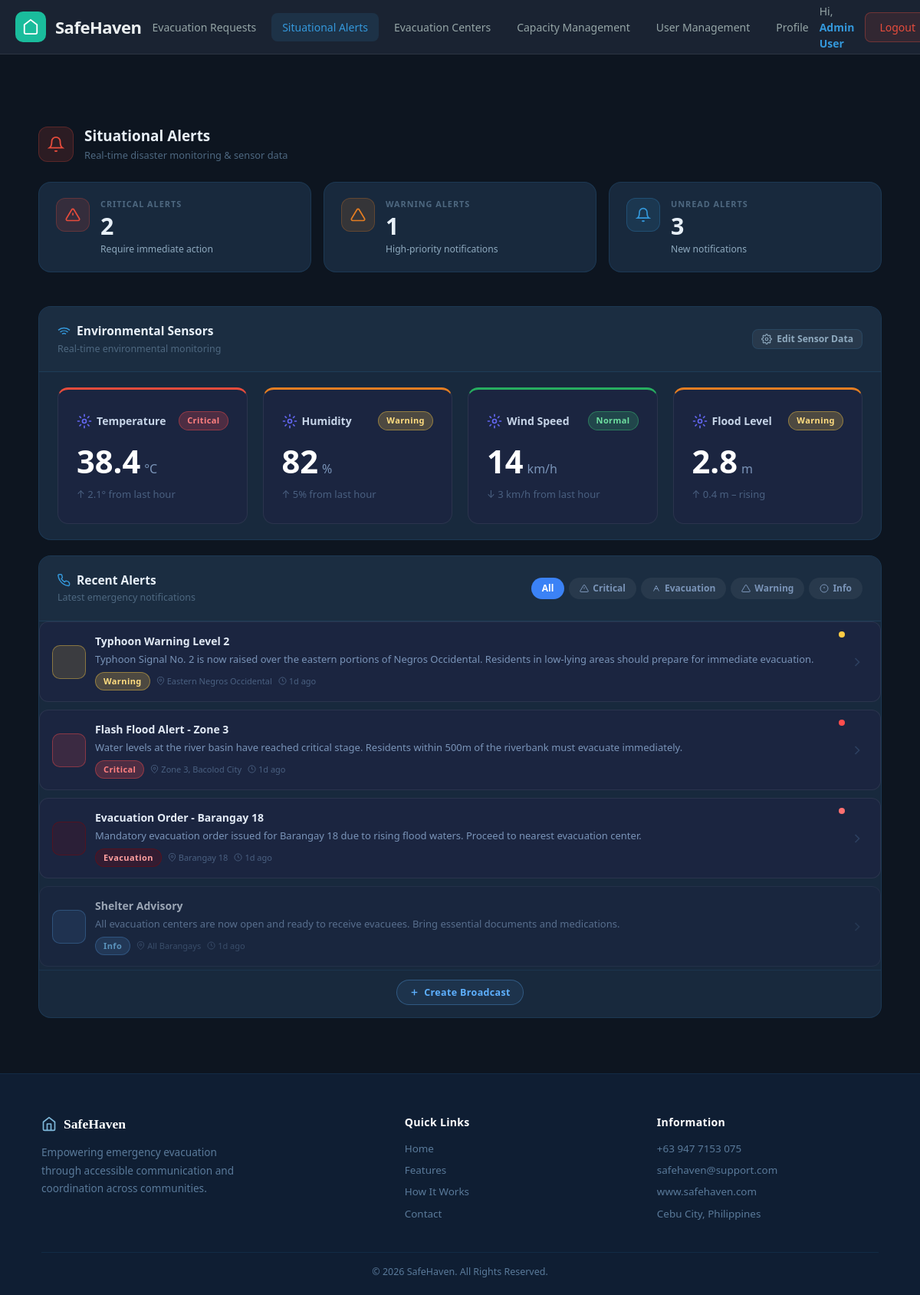
/index.php?page=alerts (signed in), run on the app's committed database.
### tables this page shows
CREATE TABLE IF NOT EXISTS `sensor_readings` (
  `id`          int(11)      NOT NULL AUTO_INCREMENT,
  `sensor_key`  varchar(64)  NOT NULL,
  `label`       varchar(128) NOT NULL,
  `value`       varchar(64)  NOT NULL DEFAULT '0',
  `unit`        varchar(32)  NOT NULL DEFAULT '',
  `trend`       varchar(255) NOT NULL DEFAULT '',
  `status`      enum('ok','warn','critical') NOT NULL DEFAULT 'ok',
  `icon`        varchar(16)  NOT NULL DEFAULT '📡',
  `updated_by`  int(11)      DEFAULT NULL,
  `updated_at`  timestamp    NOT NULL DEFAULT current_timestamp() ON UPDATE current_timestamp(),
  PRIMARY KEY (`id`),
  UNIQUE KEY `uq_sensor_key` (`sensor_key`)
);

CREATE TABLE IF NOT EXISTS `alerts` (
  `id` int(11) NOT NULL AUTO_INCREMENT,
  `title` varchar(255) NOT NULL,
  `message` text NOT NULL,
  `severity` enum('critical','evacuation','warning','info') NOT NULL DEFAULT 'info',
  `location` varchar(255) DEFAULT NULL,
  `created_by` int(11) DEFAULT NULL,
  `is_read` tinyint(1) DEFAULT 0,
  `created_at` timestamp NULL DEFAULT current_timestamp(),
  `updated_at` timestamp NULL DEFAULT current_timestamp() ON UPDATE current_timestamp(),
  PRIMARY KEY (`id`),
  KEY `idx_severity` (`severity`),
  KEY `idx_created_at` (`created_at`),
  KEY `fk_alert_creator` (`created_by`),
  CONSTRAINT `al_fk_creator` FOREIGN KEY (`created_by`) REFERENCES `users` (`id`) ON DELETE SET NULL
);

### views/pages/alerts.php (the view, shortened to what the rows shown need)
<?php
$severityConfig = [
    'critical'   => ['label'=>'Critical',   'color'=>'#ff4d4d','bg'=>'rgba(255,77,77,0.14)',  'border'=>'rgba(255,77,77,0.4)',  'iconType'=>'critical',   'badge'=>'badge-red'],
    'evacuation' => ['label'=>'Evacuation', 'color'=>'#ff7070','bg'=>'rgba(139,0,0,0.14)',    'border'=>'rgba(139,0,0,0.4)',    'iconType'=>'evacuation', 'badge'=>'badge-dark-red'],
    'warning'    => ['label'=>'Warning',    'color'=>'#ffcc44','bg'=>'rgba(255,204,68,0.14)', 'border'=>'rgba(255,204,68,0.4)', 'iconType'=>'warning',    'badge'=>'badge-orange'],
    'info'       => ['label'=>'Info',       'color'=>'#5eb0ff','bg'=>'rgba(94,176,255,0.14)', 'border'=>'rgba(94,176,255,0.4)', 'iconType'=>'info',       'badge'=>'badge-blue'],
];
function alertSvgIcon(string $type, string $color='currentColor', int $size=20): string {
    $svgs = [
        'critical'   => '<path d="M10.29 3.86L1.82 18a2 2 0 0 0 1.71 3h16.94a2 2 0 0 0 1.71-3L13.71 3.86a2 2 0 0 0-3.42 0z"/><line x1="12" y1="9" x2="12" y2="13"/><line x1="12" y1="17" x2="12.01" y2="17"/>',
        'evacuation' => '<path d="M13 4a1 1 0 1 1-2 0 1 1 0 0 1 2 0"/><path d="M10 9l-2 5h8l-2-5"/><path d="M9 19v-5"/><path d="M15 19v-5"/>',
        'warning'    => '<path d="M10.29 3.86L1.82 18a2 2 0 0 0 1.71 3h16.94a2 2 0 0 0 1.71-3L13.71 3.86a2 2 0 0 0-3.42 0z"/><line x1="12" y1="9" x2="12" y2="13"/><line x1="12" y1="17" x2="12.01" y2="17"/>',
        'info'       => '<circle cx="12" cy="12" r="10"/><line x1="12" y1="8" x2="12" y2="12"/><line x1="12" y1="16" x2="12.01" y2="16"/>',
    ];
    $d = $svgs[$type] ?? $svgs['info'];
    return "<svg viewBox=\"0 0 24 24\" fill=\"none\" stroke=\"{$color}\" stroke-width=\"2\" width=\"{$size}\" height=\"{$size}\">{$d}</svg>";
}
function sensorSvgIcon(string $key): string {
    $icons = [
        'temperature' => '<path d="M14 14.76V3.5a2.5 2.5 0 0 0-5 0v11.26a4.5 4.5 0 1 0 5 0z"/>',
        'humidity'    => '<path d="M12 2.69l5.66 5.66a8 8 0 1 1-11.31 0z"/>',
        'wind_speed'  => '<path d="M9.59 4.59A2 2 0 1 1 11 8H2m10.59 11.41A2 2 0 1 0 14 16H2m15.73-8.27A2.5 2.5 0 1 1 19.5 12H2"/>',
        'flood_level' => '<path d="M2 12h20"/><path d="M2 8c1.5 2 3 2 4.5 0S9.5 6 11 8s3 2 4.5 0 3-2 4.5 0"/><path d="M2 16c1.5 2 3 2 4.5 0S9.5 14 11 16s3 2 4.5 0 3-2 4.5 0"/>',
    ];
    $d = $icons[$key] ?? '<circle cx="12" cy="12" r="3"/><path d="M12 1v4m0 14v4M4.22 4.22l2.83 2.83m9.9 9.9 2.83 2.83M1 12h4m14 0h4M4.22 19.78l2.83-2.83m9.9-9.9 2.83-2.83"/>';
    return "<svg viewBox=\"0 0 24 24\" fill=\"none\" stroke=\"currentColor\" stroke-width=\"2\" width=\"20\" height=\"20\">{$d}</svg>";
}
if (!function_exists('alertTimeAgo')) {
    function alertTimeAgo(string $dt): string {
        $d = time() - strtotime($dt);
        return floor($d/86400).'d ago';
    }
}
function sBadgeCls(string $s): string { return ['critical'=>'badge-red','warn'=>'badge-orange','ok'=>'badge-green'][$s] ?? 'badge-green'; }
function sBadgeLbl(string $s): string { return ['critical'=>'Critical','warn'=>'Warning','ok'=>'Normal'][$s] ?? 'Normal'; }
function sCardCls (string $s): string { return ['critical'=>'status-critical','warn'=>'status-warn','ok'=>'status-ok'][$s] ?? 'status-ok'; }
$defaultSensors = [
    'temperature' => ['label'=>'Temperature','value'=>'—','unit'=>'°C',  'trend'=>'','status'=>'ok','sensor_key'=>'temperature'],
    'humidity'    => ['label'=>'Humidity',   'value'=>'—','unit'=>'%',   'trend'=>'','status'=>'ok','sensor_key'=>'humidity'],
    'wind_speed'  => ['label'=>'Wind Speed', 'value'=>'—','unit'=>'km/h','trend'=>'','status'=>'ok','sensor_key'=>'wind_speed'],
    'flood_level' => ['label'=>'Flood Level','value'=>'—','unit'=>'m',   'trend'=>'','status'=>'ok','sensor_key'=>'flood_level'],
];
$sensors = [];
foreach ($defaultSensors as $k => $def) {
    $sensors[$k] = !empty($sensorData[$k]) ? $sensorData[$k] : $def;
    $sensors[$k]['sensor_key'] = $k;
}
?>
<div class="sh-page">
<main class="sh-main">
<div class="sh-container">
<div class="sh-page-head">
    <div class="sh-page-head-left">
        <div>
            <h2>Situational Alerts</h2>
        </div>
    </div>
</div>
<div class="sh-card">
    <div class="sensor-grid" id="sensorGrid">
        <?php foreach ($sensors as $key => $s): ?>
        <div class="sensor-card <?= sCardCls($s['status'] ?? 'ok') ?>" data-key="<?= htmlspecialchars($key) ?>">
            <div class="sc-head">
                <span class="sc-title sc-title-icon">
                    <?= sensorSvgIcon($key) ?>
                    <?= htmlspecialchars($s['label'] ?? $key) ?>
                </span>
                <span class="badge <?= sBadgeCls($s['status'] ?? 'ok') ?>"><?= sBadgeLbl($s['status'] ?? 'ok') ?></span>
            </div>
            <div class="sc-val"><?= htmlspecialchars($s['value'] ?? '—') ?><span class="sc-unit"><?= htmlspecialchars($s['unit'] ?? '') ?></span></div>
            <div class="sc-trend"><?= htmlspecialchars($s['trend'] ?? '') ?></div>
        </div>
        <?php endforeach; ?>
    </div>
</div>
<div class="sh-card">
    <div class="a-list">
        <?php foreach ($alerts as $alert):
            $cfg    = $severityConfig[$alert['severity']] ?? $severityConfig['info'];
            $isRead = (bool)$alert['is_read'];
        ?>
        <div class="a-item <?= $isRead?'a-read':'a-unread' ?>"
             data-id="<?= (int)$alert['id'] ?>"
             data-title="<?= htmlspecialchars($alert['title']) ?>"
             data-message="<?= htmlspecialchars($alert['message']) ?>"
             data-location="<?= htmlspecialchars($alert['location']??'') ?>"
             data-severity="<?= htmlspecialchars($alert['severity']) ?>"
             data-created="<?= htmlspecialchars($alert['created_at']) ?>"
             onclick="viewAlert(<?= (int)$alert['id'] ?>)">
            <?php if (!$isRead): ?><div class="a-dot" style="background:<?= $cfg['color'] ?>"></div><?php endif; ?>
            <div class="a-icon" style="background:<?= $cfg['bg'] ?>;border:1px solid <?= $cfg['border'] ?>;">
                <?= alertSvgIcon($cfg['iconType'], $cfg['color'], 22) ?>
            </div>
            <div class="a-body">
                <h4><?= htmlspecialchars($alert['title']) ?></h4>
                <p><?= htmlspecialchars($alert['message']) ?></p>
                <div class="a-meta">
                    <span class="badge <?= $cfg['badge'] ?>"><?= $cfg['label'] ?></span>
                    <?php if (!empty($alert['location'])): ?>
                    <span class="a-meta-txt">
                        <svg viewBox="0 0 24 24" fill="none" stroke="currentColor" stroke-width="2" width="11" height="11"><path d="M21 10c0 7-9 13-9 13s-9-6-9-13a9 9 0 0 1 18 0z"/><circle cx="12" cy="10" r="3"/></svg>
                        <?= htmlspecialchars($alert['location']) ?>
                    </span>
                    <?php endif; ?>
                    <span class="a-meta-txt">
                        <svg viewBox="0 0 24 24" fill="none" stroke="currentColor" stroke-width="2" width="11" height="11"><circle cx="12" cy="12" r="10"/><polyline points="12 6 12 12 16 14"/></svg>
                        <?= alertTimeAgo($alert['created_at']) ?>
                    </span>
                </div>
            </div>
            <button type="button" class="a-view-btn" onclick="event.stopPropagation(); viewAlert(<?= (int)$alert['id'] ?>);">
                <svg viewBox="0 0 24 24" fill="none" stroke="currentColor" stroke-width="2" width="20" height="20"><polyline points="9 18 15 12 9 6"/></svg>
            </button>
        </div>
        <?php endforeach; ?>
    </div>
</div>
</div></main></div>

### data on the page
sensor_readings: label "Temperature", status "Critical", value "38.4", unit "°C", trend "↑ 2.1° from last hour"
sensor_readings: label "Humidity", status "Warning", value "82", unit "%", trend "↑ 5% from last hour"
sensor_readings: label "Wind Speed", status "Normal", value "14", unit "km/h", trend "↓ 3 km/h from last hour"
sensor_readings: label "Flood Level", status "Warning", value "2.8", unit "m", trend "↑ 0.4 m – rising"
alerts: $size 22 (drawn), title "Typhoon Warning Level 2", message "Typhoon Signal No. 2 is now raised over the eastern portions of Negros Occidental. Residents in low-lying areas should prepare for immediate evacuation.", severity "Warning", location "Eastern Negros Occidental", created_at "1d ago"
alerts: $size 22 (drawn), title "Flash Flood Alert - Zone 3", message "Water levels at the river basin have reached critical stage. Residents within 500m of the riverbank must evacuate immediately.", severity "Critical", location "Zone 3, Bacolod City", created_at "1d ago"
alerts: $size 22 (drawn), title "Evacuation Order - Barangay 18", message "Mandatory evacuation order issued for Barangay 18 due to rising flood waters. Proceed to nearest evacuation center.", severity "Evacuation", location "Barangay 18", created_at "1d ago"
alerts: $size 22 (drawn), title "Shelter Advisory", message "All evacuation centers are now open and ready to receive evacuees. Bring essential documents and medications.", severity "Info", location "All Barangays", created_at "1d ago"

### other printed values
$link['name'] "Evacuation Requests"
$link['name'] "Situational Alerts"
$link['name'] "Evacuation Centers"
$link['name'] "Capacity Management"
$link['name'] "User Management"
$link['name'] "Profile"
$userName "Admin User"
$criticalCount "2"
$warningCount "1"
$unreadCount "3"
$fl['label'] "All"
$fl['label'] "Critical"
$fl['label'] "Evacuation"
$fl['label'] "Warning"
$fl['label'] "Info"
